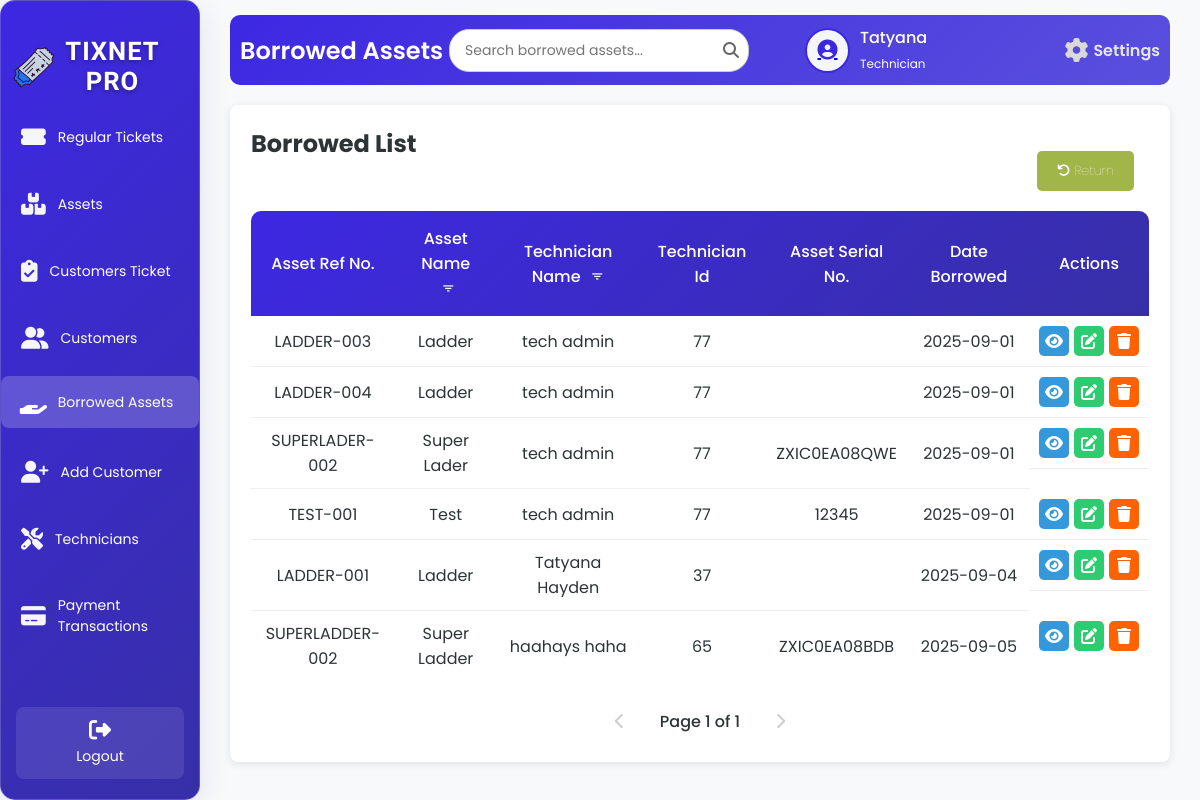
The page /borrowedStaff.php (signed in) on the database its author committed.
### tables this page shows
CREATE TABLE `tbl_asset_status` (
  `a_id` int(50) NOT NULL,
  `a_ref_no` varchar(200) NOT NULL,
  `a_name` varchar(200) NOT NULL,
  `tech_name` varchar(200) NOT NULL,
  `tech_id` int(50) NOT NULL,
  `a_serial_no` varchar(200) NOT NULL,
  `a_date` date NOT NULL,
  `a_return_date` date NOT NULL,
  `a_status` varchar(200) NOT NULL
);

### borrowedStaff.php (the view, shortened to what this page needs)
<?php
include 'db.php';
$username = $_SESSION['username'];
$firstName = '';
$lastName = '';
$userType = '';
if ($conn) {
    $sql = "SELECT u_fname, u_lname, u_type FROM tbl_user WHERE u_username = ?";
    $stmt = $conn->prepare($sql);
    $stmt->bind_param("s", $username);
    $stmt->execute();
    $stmt->bind_result($firstName, $lastName, $userType);
} else {
    $_SESSION['error'] = "Database connection failed.";
    header("Location: index.php");
    exit();
}
$avatarPath = $_SESSION['avatarPath'];
$limit = 10;
$page = isset($_GET['page']) ? (int)$_GET['page'] : 1;
$offset = ($page - 1) * $limit;
$countQuery = "SELECT COUNT(*) as total FROM tbl_asset_status WHERE a_status = 'Borrowed'";
$countResult = $conn->query($countQuery);
$totalRecords = $countResult->fetch_assoc()['total'];
$totalPages = ceil($totalRecords / $limit);
$sqlBorrowed = "SELECT a_id, a_ref_no, a_name, a_serial_no, tech_name, tech_id, a_date
                FROM tbl_asset_status
                WHERE a_status = 'Borrowed'
                LIMIT ?, ?";
$stmt = $conn->prepare($sqlBorrowed);
$stmt->bind_param("ii", $offset, $limit);
$stmt->execute();
$resultBorrowed = $stmt->get_result();
?>
<!DOCTYPE html>
<html lang="en">
<head>
    <link rel="stylesheet" href="borrowedStaff.css">
    <link rel="stylesheet" href="https://cdnjs.cloudflare.com/ajax/libs/font-awesome/6.6.0/css/all.min.css">
    <link rel="stylesheet" href="https://unpkg.com/boxicons@2.1.4/css/boxicons.min.css">
</head>
<body>
<div class="wrapper">
    <div class="sidebar glass-container">
        <h2><img src="image/logo.png" alt="Tix Net Icon" class="sidebar-icon">TixNet Pro</h2>
    <ul>
        <li><a href="staffD.php"><i class="fas fa-ticket-alt icon"></i> <span>Regular Tickets</span></a></li>
        <li><a href="assetsT.php"><i class="fas fa-boxes icon"></i> <span>Assets</span></a></li>
        <li><a href="AllCustomersT.php"><i class="fas fa-clipboard-check icon"></i> <span>Customers Ticket</span></a></li>
        <li><a href="customersT.php"><i class="fas fa-user-friends icon"></i> <span>Customers</span></a></li>
        <li><a href="borrowedStaff.php" class="active"><i class="fas fa-hand-holding icon"></i> <span>Borrowed Assets</span></a></li>
        <li><a href="addC.php"><i class="fas fa-user-plus icon"></i> <span>Add Customer</span></a></li>
        <li><a href="AssignTech.php"><i class="fas fa-tools icon"></i> <span>Technicians</span></a></li>
        <li><a href="Payments.php"><i class="fas fa-credit-card icon"></i> <span>Payment Transactions</span></a></li>
    </ul>
    <footer>
        <a href="technician_staff.php" class="back-home"><i class="fas fa-sign-out-alt"></i> Logout</a>
    </footer>
    </div>
    <div class="container">
        <div class="upper">
            <h1>Borrowed Assets</h1>
            <div class="search-container">
                <input type="text" class="search-bar" id="searchInput" placeholder="Search borrowed assets..." onkeyup="debouncedSearchBorrowed()">
                <span class="search-icon"><i class="fas fa-search"></i></span>
            </div>
            <div class="user-profile">
                <div class="user-icon">
                    <a href="image.php">
                        <?php
                        $cleanAvatarPath = preg_replace('/\?\d+$/', '', $avatarPath);
                        if (!empty($avatarPath) && file_exists($cleanAvatarPath)) {
                            echo "<img src='" . htmlspecialchars($avatarPath, ENT_QUOTES, 'UTF-8') . "' alt='User Avatar'>";
                        } else {
                            echo "<i class='fas fa-user-circle'></i>";
                        }
                        ?>
                    </a>
                </div>
                <div class="user-details">
                    <span><?php echo htmlspecialchars($firstName, ENT_QUOTES, 'UTF-8'); ?></span>
                    <small><?php echo htmlspecialchars(ucfirst($userType), ENT_QUOTES, 'UTF-8'); ?></small>
                </div>
                <a href="settings.php" class="settings-link">
                    <i class="fas fa-cog"></i>
                    <span>Settings</span>
                </a>
            </div>
        </div>
        <div class="table-box glass-container">
            <h2>Borrowed List</h2>
            <div class="borrowed">
                <div class="button-container">
                    <a href="#" class="return-btn" onclick="showReturnAssetModal()"><i class="fas fa-undo"></i> Return</a>
                </div>
                <table id="borrowedTable">
                     <thead>
           <tr>
            <th>Asset Ref No.</th>
            <th>
                Asset Name
                <button class="filter-btn" onclick="showAssetNameFilterModal()" title="Filter by Asset Name">
                    <i class='bx bx-filter'></i>
                </button>
            </th>
            <th>
                Technician Name
                <button class="filter-btn" onclick="showTechnicianNameFilterModal()" title="Filter by Technician Name">
                    <i class='bx bx-filter'></i>
                </button>
            </th>
            <th>Technician Id</th>
            <th>Asset Serial No.</th>
            <th>Date Borrowed</th>
            <th>Actions</th>
        </tr>
    </thead>
     <tbody id="tableBody">
     <?php
     if ($resultBorrowed && $resultBorrowed->num_rows > 0) {
    while ($row = $resultBorrowed->fetch_assoc()) {
        $serialNo = ($row['a_serial_no'] === '0' || empty($row['a_serial_no'])) ? '' : htmlspecialchars($row['a_serial_no'], ENT_QUOTES, 'UTF-8');
        echo "<tr>
                <td>" . htmlspecialchars($row['a_ref_no'], ENT_QUOTES, 'UTF-8') . "</td>
                <td>" . (isset($row['a_name']) ? htmlspecialchars($row['a_name'], ENT_QUOTES, 'UTF-8') : 'N/A') . "</td>
                <td>" . htmlspecialchars($row['tech_name'], ENT_QUOTES, 'UTF-8') . "</td>
                <td>" . htmlspecialchars($row['tech_id'], ENT_QUOTES, 'UTF-8') . "</td>
                <td>" . $serialNo . "</td>
                <td>" . htmlspecialchars($row['a_date'], ENT_QUOTES, 'UTF-8') . "</td>
                <td class='action-buttons'>
                    <a class='view-btn' onclick=\"showViewModal('" . htmlspecialchars($row['a_id'], ENT_QUOTES, 'UTF-8') . "', '" . htmlspecialchars($row['a_ref_no'], ENT_QUOTES, 'UTF-8') . "', '" . htmlspecialchars($row['a_name'], ENT_QUOTES, 'UTF-8') . "', '" . htmlspecialchars($row['tech_name'], ENT_QUOTES, 'UTF-8') . "', '" . htmlspecialchars($row['tech_id'], ENT_QUOTES, 'UTF-8') . "', '" . $serialNo . "', '" . htmlspecialchars($row['a_date'], ENT_QUOTES, 'UTF-8') . "')\" title='View'><i class='fas fa-eye'></i></a>
                    <a class='edit-btn' onclick=\"showEditModal('" . htmlspecialchars($row['a_id'], ENT_QUOTES, 'UTF-8') . "')\" title='Edit'><i class='fas fa-edit'></i></a>
                    <a class='delete-btn' onclick=\"showDeleteModal('" . htmlspecialchars($row['a_id'], ENT_QUOTES, 'UTF-8') . "', '" . htmlspecialchars($row['a_name'], ENT_QUOTES, 'UTF-8') . "')\" title='Delete'><i class='fas fa-trash'></i></a>
                </td>
              </tr>";
         }
    } else {
    echo "<tr><td colspan='7'>No borrowed assets found.</td></tr>";
    }
     ?>
    </tbody>
       </table>
                <div class="pagination" id="borrowed-pagination">
                    <?php if ($page > 1): ?>
                        <a href="?page=<?php echo $page - 1; ?>" class="pagination-link"><i class="fas fa-chevron-left"></i></a>
                    <?php else: ?>
                        <span class="pagination-link disabled"><i class="fas fa-chevron-left"></i></span>
                    <?php endif; ?>
                    <span class="current-page">Page <?php echo $page; ?> of <?php echo $totalPages; ?></span>
                    <?php if ($page < $totalPages): ?>
                        <a href="?page=<?php echo $page + 1; ?>" class="pagination-link"><i class="fas fa-chevron-right"></i></a>
                    <?php else: ?>
                        <span class="pagination-link disabled"><i class="fas fa-chevron-right"></i></span>
                    <?php endif; ?>
                </div>
            </div>
        </div>
    </div>
</div>
</body>
</html>

### borrowedStaff.php (style rules this page uses)
.filter-btn { background: transparent !important; border: none; cursor: pointer; font-size: 15px; color: #f5f8fc; margin-left: 5px; vertical-align: middle; padding: 0; outline: none; }
th .filter-btn { background: transparent !important; }

### rows shown on the page
tbl_asset_status: a_ref_no "LADDER-003", a_name "Ladder", tech_name "tech admin", tech "77", a_date "2025-09-01"
tbl_asset_status: a_ref_no "LADDER-004", a_name "Ladder", tech_name "tech admin", tech "77", a_date "2025-09-01"
tbl_asset_status: a_ref_no "SUPERLADER-002", a_name "Super Lader", tech_name "tech admin", tech "77", a_serial_no "ZXIC0EA08QWE", a_date "2025-09-01"
tbl_asset_status: a_ref_no "TEST-001", a_name "Test", tech_name "tech admin", tech "77", a_serial_no "12345", a_date "2025-09-01"
tbl_asset_status: a_ref_no "LADDER-001", a_name "Ladder", tech_name "Tatyana Hayden", tech "37", a_date "2025-09-04"
tbl_asset_status: a_ref_no "SUPERLADDER-002", a_name "Super Ladder", tech_name "haahays haha", tech "65", a_serial_no "ZXIC0EA08BDB", a_date "2025-09-05"

### other values the page prints
$firstName "Tatyana"
$userType "Technician"
$page "1"
$totalPages "1"
